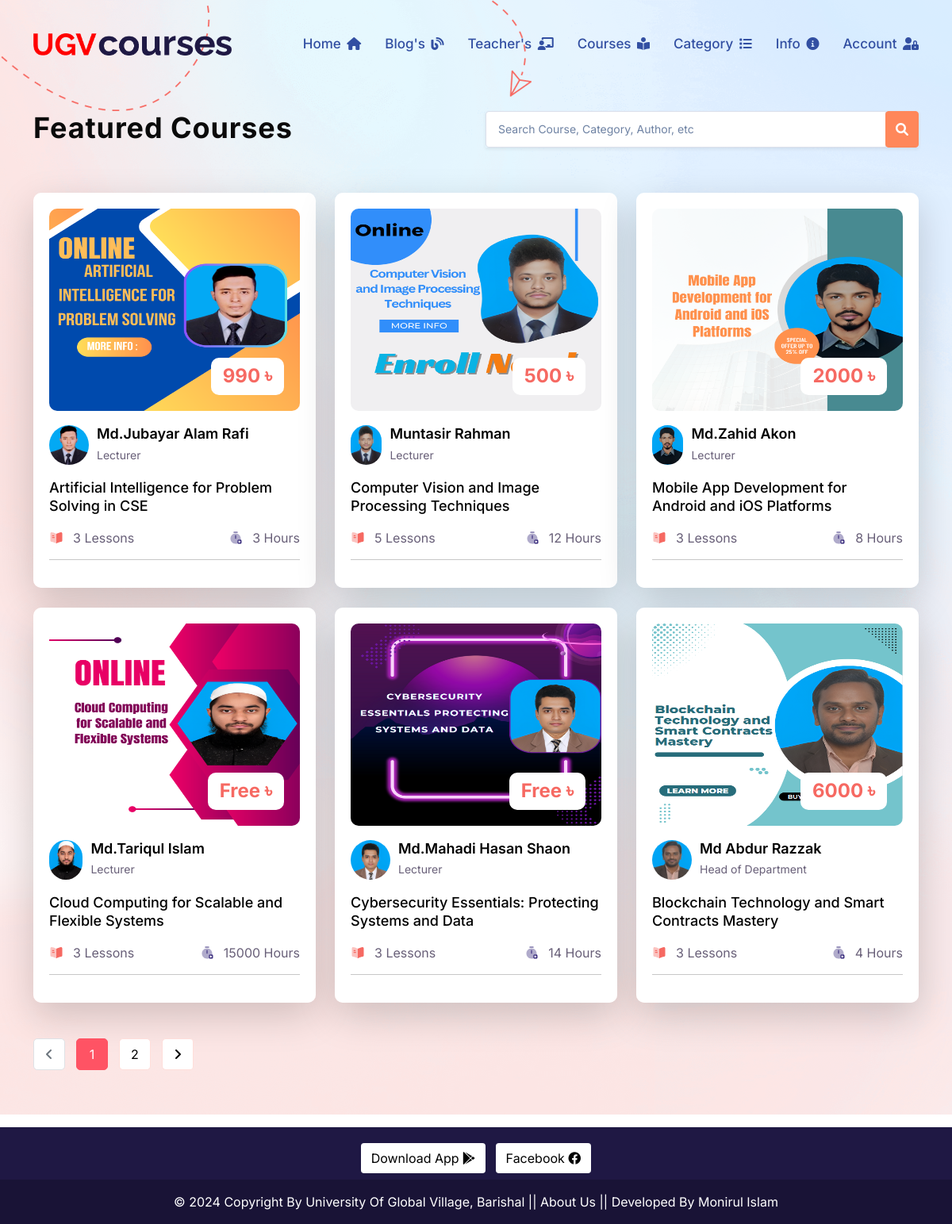
Page /courses/ on the committed database.
### lms/models.py (models this page shows, shortened)
class Course(models.Model):
    ADVANCED = 'Advanced'
    INTERMEDIATE = 'Intermediate'
    BASIC = 'Basic'
    SKILL_CHOICES = [
        (ADVANCED,'Advanced'),
        (INTERMEDIATE,'Intermediate'),
        ( BASIC ,'Basic'),
    ]
    BANGLA = 'Bangla'
    ENGLISH = 'English'
    LANGUAGE_CHOOSE = [
        (BANGLA ,'Bangla'),
        (ENGLISH ,'English'),
    ]
    author = models.ForeignKey(Author, related_name='course_author', on_delete=models.CASCADE)
    category = models.ForeignKey(Category, related_name='course_category', on_delete=models.CASCADE)
    title = models.CharField(max_length=300, unique=True)
    slug = models.SlugField( max_length=350, null=True, blank=True)
    duration = models.PositiveIntegerField(default=0)
    skill_level = models.CharField(max_length=50, choices=SKILL_CHOICES, default=BASIC)
    language = models.CharField(max_length=20, choices=LANGUAGE_CHOOSE, default=BANGLA)
    course_details = RichTextField()
    banner = models.ImageField(upload_to=UploadToPath('courses_banner/'))
    price = models.PositiveIntegerField(default=0)
    created_date = models.DateTimeField(auto_now_add=True)

class Author(models.Model):
    name = models.CharField(max_length=100, unique=True)
    image = models.ImageField(upload_to=UploadToPath('author_images/'))
    designation = models.CharField(max_length=150)
    phone_regex = RegexValidator(
        regex=r'^\+?1?\d{9,15}$',  # Example regex for international phone numbers
        message="Phone number must be entered in the format: '+999999999'. Up to 15 digits allowed."
    )
    phone_number = models.CharField(validators=[phone_regex], max_length=17, blank=True, null=True)
    email =models.EmailField(max_length=50)
    slug = models.SlugField(null=True, blank=True)

### lms/views.py (the view)
# urls.py: path('courses/', courses, name='courses'),
def courses(request):
    queryset = Course.objects.order_by('-created_date')
    page = request.GET.get('page',1)
    paginator = Paginator(queryset,6)
    try:
        courses = paginator.page(page)
    except EmptyPage:
        courses = paginator.page(1)
    except PageNotAnInteger:
        courses = paginator.page(1)
        return redirect('home')
    context = {
        'courses': courses,
        'paginator': paginator,
    }
    return render (request, 'courses.html', context)

### lms/context_processors.py (called while the page is built)
def get_all_categories(request):
    categories = Category.objects.all()
    category_counts = []
    for category in categories:
        course_count = Course.objects.filter(category=category).count()
        if course_count > 0:  # Only include non-empty categories
            category_counts.append({'category': category, 'course_count': course_count})
    context = {
        "categories":categories,
        "category_counts": category_counts,
    }
    return context

### templates/courses.html (shortened to what this page needs)
{% extends 'base.html' %}
{% load static %}
{% block content %}
<section class="section new-course">
  <div class="container">
    <div class="row" style="padding-top: 60px;">
      <div class="col-md-6">
        <div class="section-sub-head">
          <h2>Featured Courses</h2>
        </div>
      </div>
      <div class="col-md-6 ">
        <form class="form-inline shadow-sm" method="GET" action="{% url 'search' %}">
          <div class="input-group align-items-stretch">
              <input type="text" class="form-control" placeholder="Search Course, Category, Author, etc" name="search">
              <div class="input-group-append">
                  <button style="line-height: 2;" class="btn btn-primary" type="submit"><i class="fas fa-search"></i></button>
              </div>
          </div>
      </form>
      </div>
    </div>
    <div class="course-feature">
      <div class="row">
        {% for course in courses %}
        {% include 'course_card.html' %}
          {% endfor %}
    </div>
    {% include 'pagination.html' %}
  </div>
</section>
{% endblock content %}

### templates/course_card.html (shortened to what this page needs)
{% load static %}
<div class="col-lg-4 col-md-6 d-flex ">
    <div class="course-box d-flex aos shadow-lg" data-aos="fade-up">
      <div class="product">
        <div class="product-img">
          <a href="{% url 'course_details' course.slug %}">
            <img
              class="img-fluid"
              style="width: 380px; height: 255px;"
              alt="{{course.title}}"
              src="{{course.banner.url}}"
            />
          </a>
          <div class="price">
            <h3>{{ course.price|default:"Free" }} &#2547;</h3>
          </div>
        </div>
        <div class="product-content">
          <div class="course-group d-flex">
            <div class="course-group-img d-flex">
                {% if course.author.slug %}
                    <a href="{% url 'author_details' course.author.slug %}">
                        <img src="{{ course.author.image.url }}" alt="{{ course.author.name }}" class="img-fluid" />
                    </a>
                    <div class="course-name">
                        <h4>
                            <a href="{% url 'author_details' course.author.slug %}">{{ course.author.name }}</a>
                        </h4>
                        <p>{{ course.author.designation }}</p>
                    </div>
                {% endif %}
            </div>
        </div>
          <h3 class="title instructor-text">
            <a href="{% url 'course_details' course.slug %}"
              >{{course.title}}</a
            >
          </h3>
          <div class="course-info d-flex align-items-center">
            <div class="rating-img d-flex align-items-center">
              <img
                src="{% static 'assets/img/icon/icon-01.svg' %}"
                alt
              />
              <p>{{course.videos.all.count }} Lessons</p>
            </div>
            <div class="course-view d-flex align-items-center">
              <img
                src="{% static 'assets/img/icon/icon-02.svg' %}"
                alt
              />
              <p>{{course.duration}} Hours</p>
            </div>
          </div>
        </div>
      </div>
    </div>
</div>

### lms/static/assets/css/custom.css (style rules this page uses)
.price { min-width: 64px !important; padding: 9px 15px; }

### rows in the picture
Course: banner (picture), price "990", author.image (picture), author.name "Md.Jubayar Alam Rafi", author.designation "Lecturer", title "Artificial Intelligence for Problem Solving in CSE", videos.all.count "3", duration "3"
Course: banner (picture), price "500", author.image (picture), author.name "Muntasir Rahman", author.designation "Lecturer", title "Computer Vision and Image Processing Techniques", videos.all.count "5", duration "12"
Course: banner (picture), price "2000", author.image (picture), author.name "Md.Zahid Akon", author.designation "Lecturer", title "Mobile App Development for Android and iOS Platforms", videos.all.count "3", duration "8"
Course: banner (picture), price "Free", author.image (picture), author.name "Md.Tariqul Islam", author.designation "Lecturer", title "Cloud Computing for Scalable and Flexible Systems", videos.all.count "3", duration "15000"
Course: banner (picture), price "Free", author.image (picture), author.name "Md.Mahadi Hasan Shaon", author.designation "Lecturer", title "Cybersecurity Essentials: Protecting Systems and Data", videos.all.count "3", duration "14"
Course: banner (picture), price "6000", author.image (picture), author.name "Md Abdur Razzak", author.designation "Head of Department", title "Blockchain Technology and Smart Contracts Mastery", videos.all.count "3", duration "4"

### other values in the picture
{{ page_number }} "1"
{{ page_number }} "2"
